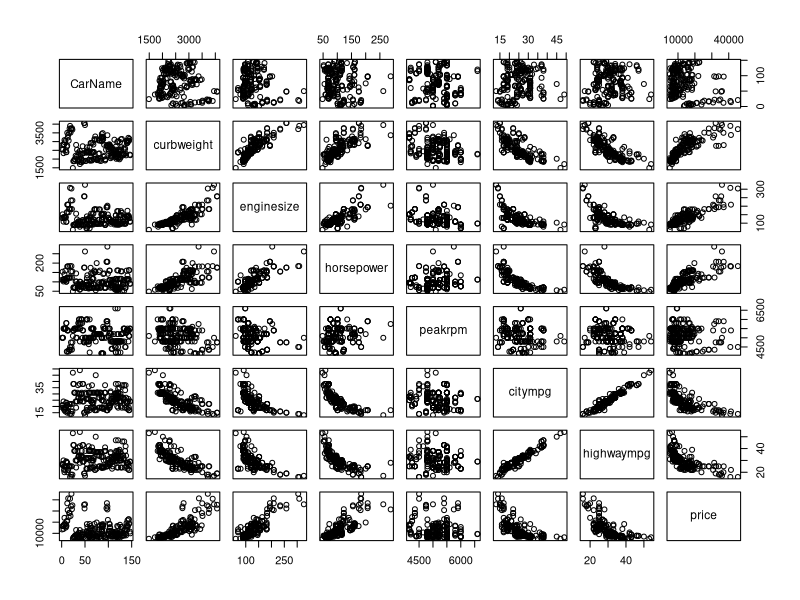
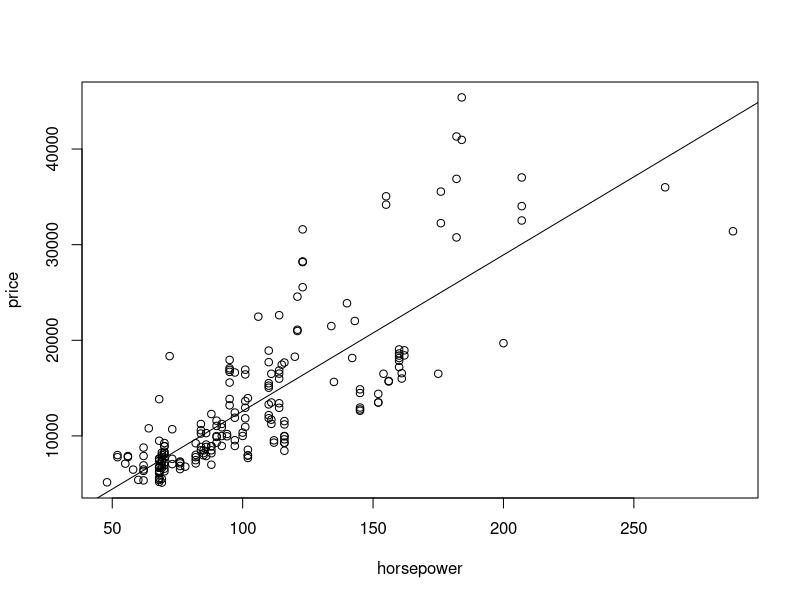

Write the R code that produced these figures, in order.
## ---- chunk 1
knitr::opts_chunk$set(echo = TRUE)
## ---- chunk 2
setwd("/Volumes/Learnings/workspace/projects/my_modeling_learnings/")
CarPrices <- read.csv("CarPrice.csv")
head(CarPrices)
## ---- chunk 3
data(CarPrices)
plot(CarPrices)
attach(CarPrices)
carlm <- lm(price~horsepower)
summary(carlm)

## ---- chunk 4
plot(price ~ horsepower, data=CarPrices)
abline(lm(price ~ horsepower, data=CarPrices,))
## ---- chunk 5
t = (163.263 - 0)/8.351
t
